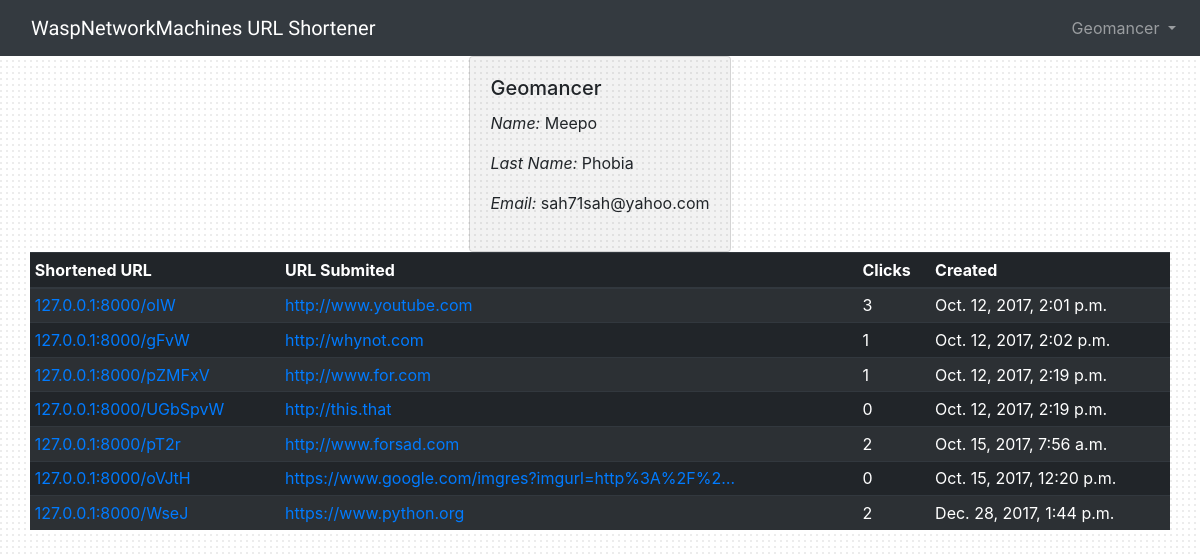
/u/Geomancer (signed in), run on the app's committed database.
### shortener/models.py (models this page shows, shortened)
class Urls(models.Model):
    short_id = models.CharField(max_length=max_bound, primary_key=True, unique=True)
    user_url = models.URLField(max_length=4000)
    count = models.IntegerField(default=0)
    created_at = models.DateTimeField(auto_now_add=True)
    created_by = models.ForeignKey(User, related_name='posts')
    def get_user_url(self):
        truncated_url = Truncator(self.user_url)
        return truncated_url.chars(settings.MAX_USER_URL_LENGTH)

### shortener/views.py (the view)
# urls.py: url(r'^u/(?P<user_name>\w+)', views.profile, name='profile'),
@login_required
def profile(request, user_name):
    user_profile = get_object_or_404(User, username=user_name)
    urls = Urls.objects.filter(created_by=user_profile)
    data_context = {
        "user_profile": user_profile,
        "urls": urls,
        "host": settings.SITE_NAME
    }
    return render(request, 'shortener/profile.html', context=data_context)

### templates/shortener/profile.html (shortened to what this page needs)
{% extends 'base.html' %}
{% block content %}
    {% if user_profile == user or user.is_staff %}
    <div class="container">
      <div class=" row justify-content-center">
        <div class="card info">
          <div class="card-body">
             <h5 class="card-title">{{user_profile.username}}</h5>
             <p> <em>Name: </em>{{user_profile.first_name}}</p>
             <p> <em>Last Name: </em>{{user_profile.last_name}}</p>
             <p> <em>Email: </em>{{user_profile.email}}</p>
          </div>
        </div>
      </div>
      <div class=" row justify-content-center">
        <table class="table table-sm table-inverse table-striped">
          <thead class="thead">
            <tr>
              <th>Shortened URL</th>
              <th>URL Submited</th>
              <th>Clicks</th>
              <th>Created</th>
            </tr>
          </thead>
          <tbody>
            {% for url in urls %}
              <tr>
                <td><a href="{% url 'follow' url.short_id %}"> {{ host }}/{{url.short_id }}</a></td>
                <td><a href="{{ url.user_url}}"> {{ url.get_user_url}} </a></td>
                <td>{{url.count}}</td>
                <td>{{url.created_at}}</td>
              </tr>
            {% endfor %}
          </tbody>
        </table>
      </div>
    </div>
    {% endif %}
{% endblock %}

### templates/base.html (shortened to what this page needs)
<!DOCTYPE html>
{% load static %}
<html>
  <head>
    <link rel="stylesheet" href="{% static 'css/bootstrap.min.css' %}">
    <link rel="stylesheet" href="{% static 'css/app.css' %}">
  </head>
  <body>
    {% block body %}
    <nav class="navbar navbar-expand-lg navbar-dark bg-dark">
      <div class="container">
        <a class="navbar-brand" href="{% url 'home' %}">WaspNetworkMachines URL Shortener</a>
      </div>
      <div class="collapse navbar-collapse" id="mainMenu">
          {% if user.is_authenticated %}
            <ul class="navbar-nav ml-auto">
              <li class="nav-item dropdown">
                <a class="nav-link dropdown-toggle" href="#" id="userMenu" data-toggle="dropdown" aria-haspopup="true" aria-expanded="false">
                  {{ user.username }}
                </a>
              </li>
            </ul>
          {% else %}
            <form class="form-inline ml-auto">
              <a href="{% url 'login' %}" class="btn btn-outline-secondary">Log in</a>
              <a href="{% url 'signup' %}" class="btn btn-primary ml-2">Sign up</a>
            </form>
          {% endif %}
      </div>
    </nav>
        {% block content %}
        {% endblock %}
    {% endblock body %}
  </body>
</html>

### static/css/app.css (style rules this page uses)
body { background-image: url(../img/subtle_dots.png); }
.navbar-brand { font-family: 'Peralta', cursive; }
.info { background-color: rgba(0,0,0,0.05); }

### data on the page
Urls: host "127.0.0.1:8000", short_id "oIW", get_user_url "http://www.youtube.com", count "3", created_at "Oct. 12, 2017, 2:01 p.m."
Urls: host "127.0.0.1:8000", short_id "gFvW", get_user_url "http://whynot.com", count "1", created_at "Oct. 12, 2017, 2:02 p.m."
Urls: host "127.0.0.1:8000", short_id "pZMFxV", get_user_url "http://www.for.com", count "1", created_at "Oct. 12, 2017, 2:19 p.m."
Urls: host "127.0.0.1:8000", short_id "UGbSpvW", get_user_url "http://this.that", count "0", created_at "Oct. 12, 2017, 2:19 p.m."
Urls: host "127.0.0.1:8000", short_id "pT2r", get_user_url "http://www.forsad.com", count "2", created_at "Oct. 15, 2017, 7:56 a.m."
Urls: host "127.0.0.1:8000", short_id "oVJtH", get_user_url "https://www.google.com/imgres?imgurl=http%3A%2F%2…", count "0", created_at "Oct. 15, 2017, 12:20 p.m."
Urls: host "127.0.0.1:8000", short_id "WseJ", get_user_url "https://www.python.org", count "2", created_at "Dec. 28, 2017, 1:44 p.m."

### other printed values
{{ user.username }} "Geomancer"
{{ user_profile.username }} "Geomancer"
{{ user_profile.first_name }} "Meepo"
{{ user_profile.last_name }} "Phobia"
{{ user_profile.email }} "sah71sah@yahoo.com"
